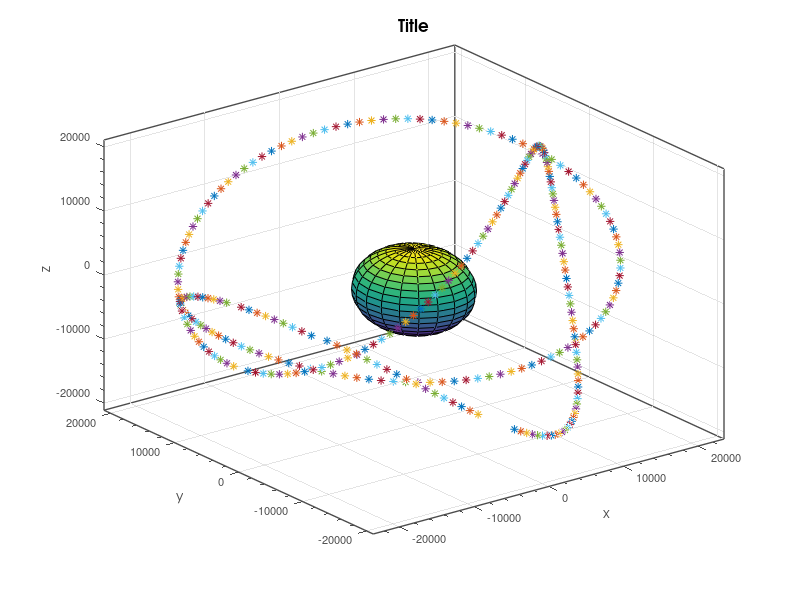
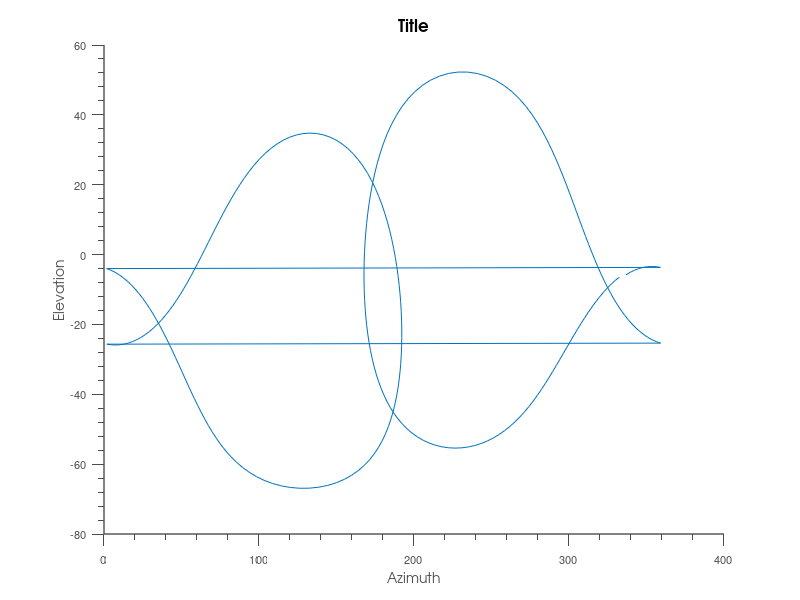

MATLAB code for these plots, in order:
% Prabhakar. S
% AE 110 Lab Assignment
% Satellite Tracking Program
% Satellite:  NOAA 12
% Program Name elaz : Elevation-Azimuth being called by the program sts

% Orbital Elements ready for degree to radians conversion!
% Two Line Elements and the Epoch Data are obtained from the GUI Interface

load variables.mat; % Loading the variables from the GUI Interface sts
I2 = yoe;		% Year of epoch
J2 = moe;			% Month of epoch
%h2 = hoe;       % Hour of epoch
%m2 = mioe;       % Minute of epoch
%K2 = doe + hoe/24 + mioe/(24*60);		% Day of epoch
K2=doe;
zero=0; % For printing a single digit month or day preceeded by a zero.
%ut=.08235372;
%frac=.08235372; % fraction of the day from the TLE

% This calculation is to find the Julian Date,
% JD Fortran code written by Fliegel and Van Flandern [1968]
% Handout by Dr. P

JD = (367*I2 - (fix(7*(I2 + fix((J2 + 9)/12))/4)) + fix((275*J2)/9) + K2 + 1721013.5 + frac);

%JD = (K2 - 32075 + round(1461 * (I2 + 4800 + (J2 -14)/12)/4 ...
%+ 367* (J2 - 2 - (J2 - 14)/12*12)/12 - 3*((I2 + 4900 + (J2 - 14)/12)/100)/4)) ;
% fprintf('\n Two Line Elements Data - 28 Dec 2000, Time 11:30:00\n');
% fprintf(' The Julian Date is %f',JD);

% Propagation begins
I = yoe;								% Year
J = moe;								% Month
%h = hoe;   				   		% Hour
%m = mioe;     				 		% Minute
%K = doe + hoe/24 + mioe/(24*60);	% Day
K=doe;

JD0 = (367*I - (fix(7*(I + fix((J + 9)/12))/4)) + fix((275*J)/9) + K + 1721013.5 + frac);

%JD0 = (K - 32075 + round(1461 * (I + 4800 + (J -14)/12)/4 ...
%+ 367 * (J - 2 - (J - 14)/12*12)/12 - 3*((I + 4900 + (J - 14)/12)/100)/4)) ;

I3 = yoe;							% Year
J3 = moe;							% Month
%h3 = hoe;       					% Hour
%m3 = mioe;       				% Minute
%K3 = (doe+pro) + h3/24 + m3/(24*60);	% Day
K3 = (doe+pro);

JD1 = (367*I3 - (fix(7*(I3 + fix((J3 + 9)/12))/4)) + fix((275*J3)/9) + K3 + 1721013.5 + frac);

%JD1 = K3 - 32075 + round(1461 * (I3 + 4800 + (J3 -14)/12)/4 ...
%  + 367 * (J3 - 2 - (J3 - 14)/12*12)/12 - 3*((I3 + 4900 + (J3 - 14)/12)/100)/4);
% Propagation ends here.

% Propagation step Size
step = 5/(24*60); % right now for every 5 minutes
j=1;


fprintf('\n\t\t\t SATELLITE    TRACKING    SYSTEM  \n');
fprintf(' ---------------------------------------------------------------------------');
fprintf('\n				             G r e g o r i a n   D a t e \n');
fprintf(' ---------------------------------------------------------------------------');
fprintf('\n  Julian Date      Azimuth     Elevation  Month/Day/Year Hour:Minute:Seconds\n');
fprintf(' ---------------------------------------------------------------------------\n');

while JD0<JD1;
    
    % Declaring variables and initializing values
    
    degtorad = pi/180;		% Radians conversion factor
    i = incl*degtorad;		% Inclination
    CapOmega = raan*degtorad;		% Right Ascension of the Ascending Node - denoted by symbol Capital Omega
    ecc = e;					% Eccentricity
    SmallOmega = aop*degtorad;						% Argument of Periapsis - denoted by  small Omega
    Mo = ma * degtorad;		% Initial Mean anomaly
    n = revs;	   		% Mean Motion (revs/day)
    GP = 3.986e5;				% Gravitational parameter - denoted by nu
    a = 24000;					% Semi-major Axis
    % a = (GP/n^2)^(1/3);
    % fprintf('Semi-major axis is computed to be :\n',a);
    
    Latitude = 0 * degtorad;
    Longitude = 280 * degtorad;
    L = ((90*degtorad) - Latitude);
    
    We = 6.300388097;		% Angular velocity of planet Earth
    perturb = 98.9246096453622 * degtorad; % Perturbation due to the Oblateness
    tq = 2448621.5; % JD for
    Qg = perturb + We * (JD0 - tq);
    Q = Qg + Longitude;
    
    tp = JD - Mo/n;
    M = n * (JD0 - tp);
    
    E = M;				          		% Use M for the first value of E
    f=M-E+ecc*sin(E);			 		% Kepler's Equation
    while abs(f)>0.00000001; 		% Loop for Kepler's equation begins
        f=M-E+ecc*sin(E);			 	%
        fd=-1+ecc*cos(E);			 	%
        E=E-f/fd;						%
    end;							 		% loop for Kepler's eqn ends here!
    
    
    % Computing true anomaly and radius
    
    TA=2*atan((((1+ecc)/(1-ecc))^0.5)*tan(E/2));
    if TA<0;
        TA=2*pi+TA;
    end;
    
    r=a*(1-ecc*cos(E)); % radius
    
    
    % Coordinate transformations
    
    adot = (-(3/2) * n * 1.0827e-3 * (6378.14/a)^2 * cos(i))/(1-ecc^2)^2;
    A = CapOmega + adot * (JD0 - JD);
    SmallOmega = SmallOmega + adot * (JD0 - JD);
    
    Rseu = [0; 0; 6378.14];
    Txyz = [ cos(A) -sin(A) 0; sin(A) cos(A) 0; 0 0 1 ] * [ 1 0 0; 0 cos(i) -sin(i); 0 sin(i) cos(i)] * ...
        [ cos(SmallOmega) -sin(SmallOmega) 0; sin(SmallOmega) cos(SmallOmega) 0; 0 0 1 ];
    Tseu = [ cos(L) 0 -sin(L); 0 1 0; sin(L) 0 cos(L)] * [ cos(Q) sin(Q) 0; -sin(Q) cos(Q) 0; 0 0 1];
    ruvw = [ (r * cos(TA)); (r * sin(TA)); 0 ];
    satRseu = Tseu*(Txyz*ruvw);
    xyzcoord(:,j) = satRseu;
    Pseu = satRseu - Rseu;
    P = (Pseu(1)^2 + Pseu(2)^2 + Pseu(3)^2)^0.5;
    
    El = (asin ( Pseu(3)/P ))/degtorad;
    Az = (atan2 ( Pseu(2), -Pseu(1)))/degtorad;
    if Az < 0;
        Az = 360 + Az;
    end;
    
    %Loop begins here  %if El>0;
    
    array(j,1) = JD0;
    array(j,3) = Az;
    array(j,4) = El;
    %array(j,5) = cat(year,month,day);
    j = j+1;
    % loop ends here
    
    JD0 = JD0 + step;
    % Gregorian Date from Julian Date
    % This calculation is valid for any Julian Day Number including negative JDN and
    % produces a Gregorian date (or possibly a proleptic Gregorian date)
    
    Z = floor(JD0 - 1721118.5); % JD0 is the Julian Date in propagation
    R = (JD0 - 1721118.5 - Z);  % R is the fractional part of JD0
    G = (Z - .25);
    A = (floor(G / 36524.25));  % Calculate the value of A which is the number of full centuries
    B = (A - (A / 4)); % The value of B is this number of days minus a constant
    year = (floor((B+G) / 365.25)); % Calculate the value of Y, the year in a calendar whose years start on March 1
    C = (B + Z - floor(365.25 * year));  % Day count
    month = (fix((5 * C + 456) / 153));  % Month
    UT = (C - fix((153 * month - 457) / 5) + R); % Calculation for UTC
    day = floor(UT);  % Gregorian Day
    
    if month > 12;
        year = year + 1 ;
        month = month - 12;
    end;
    UT = UT - floor(UT);
    UT = UT*24;
    hr = floor(UT);   %  hour
    UT = UT-floor(UT);
    UT =UT* 60;
    min = floor(UT);  % minute
    UT =UT- floor(UT);
    UT =UT* 60;
    secs = round(UT); % seconds
    if secs==60;
        min=min+1;
        secs=0;
    end;
    % Gregorian Date conversion algorithm ends here
    
    % computations for printintg two digits in case year,month,day,min and secs is < 10
    % (i.e) to print third month, 3 as 03 and day 5 as 05 etc..
    ZERO=int2str(zero);
    MIN=int2str(min); % converting minute into a string
    if min <10;
        MinNew=strcat(ZERO,MIN);
        min=MinNew;
    else
        min=MIN;
    end;
    
    DAY=int2str(day); % converting DAY into a string
    if day <10;
        DayNew=strcat(ZERO,DAY);
        day=DayNew;
    else
        day=DAY;
    end;
    HR=int2str(hr); % converting Hour into a string
    if hr <10;
        HrNew=strcat(ZERO,HR);
        hr=HrNew;
    else
        hr=HR;
    end;
    
    MONTH=int2str(month); % converting month into a string
    if month <10;
        MonthNew=strcat(ZERO,MONTH);
        month=MonthNew;
    else
        month=MONTH;
    end;
    
    SECS=int2str(secs); % converting seconds into a string
    if secs <10;
        SecsNew=strcat(ZERO,SECS);
        secs=SecsNew;
    else
        secs=SECS;
    end;
    
    % computations for printing two digits ends here!
    
    if El>0;
        fprintf('\n %f | %f | %f |  %s/%s/%4d  |  %s:%s:%s  |',JD0, Az, El, month,day,year, hr,min,secs);
        %plot(El,Az);
    end;
end;
%% Plot
figure(2);plot(array(:,3),array(:,4));
% hTitle, hXLabel, hYLabel
hTitle = title(sprintf('Title'));
hXLabel = xlabel('Azimuth');
hYLabel = ylabel('Elevation');
% Configuration
set( gca                       , ...
    'FontName'   , 'Helvetica' );
set([hTitle, hXLabel, hYLabel], ...
    'FontName'   , 'AvantGarde');
set( gca             , ...
    'FontSize'   , 8           );
set([hXLabel, hYLabel]  , ...
    'FontSize'   , 10          );
set( hTitle                    , ...
    'FontSize'   , 12          , ...
    'FontWeight' , 'bold'      );
set(gca, ...
    'Box'         , 'off'         , ...
    'TickDir'     , 'out'         , ...
    'TickLength'  , [.02 .02]     , ...
    'XMinorTick'  , 'on'          , ...
    'YMinorTick'  , 'on'          , ...
    'XColor'      , [.3 .3 .3]    , ...
    'YColor'      , [.3 .3 .3]    , ...
    'ZColor'      , [.3 .3 .3]    , ...
    'LineWidth'   , 1             );
%% Plot xyz
[X,Y,Z] = sphere; 
rsqrt = 6.3781e3;
figure(1);
surf(rsqrt*X,rsqrt*Y,rsqrt*Z)
hold on;
%%
xmax = max(xyzcoord(1,:));
ymax = max(xyzcoord(2,:));
zmax = max(xyzcoord(3,:));
xmin = -xmax;
ymin = -ymax;
zmin = -zmax;
for i = 1:length(xyzcoord(1,:))
    figure(1);hold on;
    plot3(xyzcoord(1,i),xyzcoord(2,i),xyzcoord(3,i),'*')
    axis([xmin xmax ymin ymax zmin zmax])
    pause(.1)
    hTitle = title(sprintf('Title'));
    hXLabel = xlabel('x');
    hYLabel = ylabel('y');
    hZLabel = zlabel('z');
    set( gca                       , ...
        'FontName'   , 'Helvetica' );
    set([hTitle, hXLabel, hYLabel, hZLabel], ...
        'FontName'   , 'AvantGarde');
    set( gca             , ...
        'FontSize'   , 8           );
    set([hXLabel, hYLabel, hZLabel]  , ...
        'FontSize'   , 10          );
    set( hTitle                    , ...
        'FontSize'   , 12          , ...
        'FontWeight' , 'bold'      );
    set(gca, ...
        'Box'         , 'on'         , ...
        'TickDir'     , 'out'         , ...
        'TickLength'  , [.02 .02]     , ...
        'XMinorTick'  , 'on'          , ...
        'YMinorTick'  , 'on'          , ...
        'ZMinorTick'  , 'on'          , ...
        'XColor'      , [.3 .3 .3]    , ...
        'YColor'      , [.3 .3 .3]    , ...
        'ZColor'      , [.3 .3 .3]    , ...
        'LineWidth'   , 1             );
end